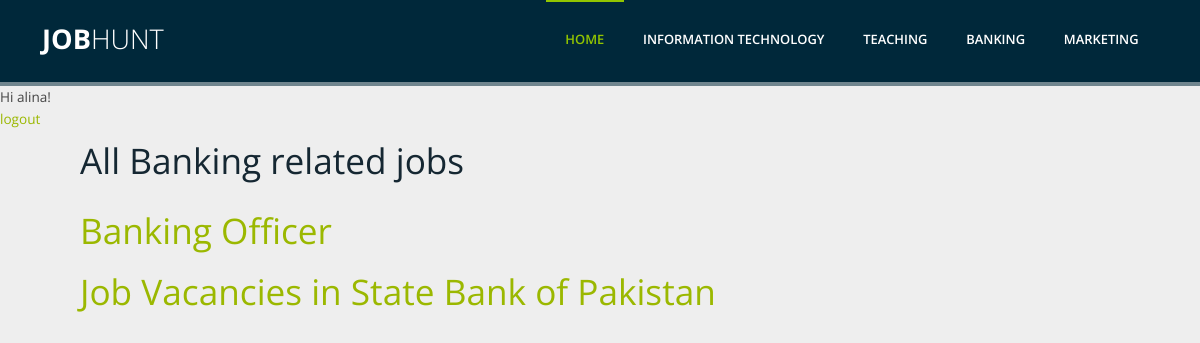
Page /category/banking/ (signed in) on the committed database.
### project/models.py (models this page shows, shortened)
class Post(models.Model):
	title = models.CharField(max_length=500)
	detail = models.TextField()
	category_choices = (
		('IT','IT'),
		('teaching','Teaching'),
		('banking','Banking'),
		('marketing','Marketing'),
	)
	category=models.CharField(max_length=20,choices=category_choices,default='IT',)
	salary = models.IntegerField()
	location=models.CharField(max_length=200,default='islamabad',)
	contact=models.CharField(max_length=200,default='000-0000000',)
	email=models.CharField(max_length=200,default='abc@mail.com',)

### project/views.py (the view)
# urls.py: path('category/banking/',views.Banking.as_view(),name='banking'),
class Banking(ListView):
	model=Post
	template_name='banking.html'

### templates/banking.html
{% extends 'base.html' %}
{% block content %}
<h2 style="padding-left: 80px; padding-bottom:10px;"> All Banking related jobs </h2>
	{% for post in object_list %}
	{% ifequal post.category 'banking' %}
	<div class="post-entry" style="margin-top: 15px;
	margin-bottom: 10px;
	margin-right: 150px;
	margin-left: 80px;">
		<h2><a href="{% url 'job_detail_banking' post.pk %}">{{ post.title }}</a></h2>
	</div>
	{% endifequal %}
	{% endfor %}
{% endblock content %}

### templates/base.html (shortened to what this page needs)
{% load staticfiles %}
<!DOCTYPE html>
<html lang="en-US">
   <head>
      <link rel="stylesheet" href="{% static 'css/components.css' %}">
      <link rel="stylesheet" href="{% static 'css/responsee.css' %}">
      <link rel="stylesheet" href="{% static 'css/icons.css' %}">
      <link rel="stylesheet" href="{% static 'css/template-style.css' %}">
   </head>
   <body class="size-1140">
      <header>
         <nav>
            <div class="line">
               <div class="s-12 l-2">
                  <p class="logo"><strong>Job</strong>Hunt</p>
               </div>
               <div class="top-nav s-12 l-10">
                  <ul class="right">
                     <li class="active-item"><a href="{% url 'index' %}">Home</a></li>
                     <li><a href="{% url 'it' %}">Information Technology</a></li>
                     <li><a href="{% url 'teaching' %}">Teaching</a></li>
                     <li><a href="{% url 'banking' %}">Banking</a></li>
                     <li><a href="{% url 'marketing' %}">Marketing</a></li>
                  </ul>
               </div>
            </div>
         </nav>
      </header>
	  {% if user.is_authenticated %}
<p>Hi {{ user.username }}!</p>
<p><a href="{% url 'logout' %}">logout</a></p
{% else %}
<p>You are not logged in.</p>
<a href="{% url 'login' %}">login</a>
{% endif %}
<div class="container">
	{% block content %}
	{% endblock content %}
</body>
</html>

### static/css/responsee.css (style rules this page uses)
* { -webkit-box-sizing:border-box; -moz-box-sizing:border-box; box-sizing:border-box; margin:0; }
body { background:none repeat scroll 0 0 #eeeeee; font-size:16px; font-family:"Open Sans",Arial,sans-serif; color:#444; }
h1,h2,h3,h4,h5,h6 { color:#152732; font-weight: normal; line-height: 1.3; margin:0.5rem 0; }
h2 { font-size:2.2rem; }
a, a:link, a:visited, a:hover, a:active { text-decoration:none; color:#9BB800; transition:color 0.20s linear 0s; -o-transition:color 0.20s linear 0s; -ms-transition:color 0.20s linear 0s; -moz-transition:color 0.20s linear 0s; -webkit-transition:color 0.20s linear 0s; }
p,li,dl,blockquote,table,kbd { font-size: 0.85rem; line-height: 1.6; }
b,strong { font-weight:700; }
.size-960 .line,.size-1140 .line,.size-1280 .line,.size-1520 .line { margin:0 auto; padding:0 0.625rem; }
li { padding:0; }
ul,ol { padding-left:1.25rem; }
.size-1140 .line { max-width:71rem; }
nav { display:block; width:100%; background:#152732; }
.line:after, nav:after, .center:after, .box:after, .margin:after, .margin2x:after { clear:both; content:"."; display:block; height:0; line-height:0; overflow: hidden; visibility:hidden; }
.top-nav ul { padding:0; }
.top-nav li { float:left; list-style:none outside none; cursor:pointer; }
.top-nav li a { color:#fff; display:block; font-size:1rem; padding:1.25rem; }
.top-nav .active-item a { background:#2b4c61; }
.aside-nav a,.aside-nav a:link,.aside-nav a:visited,.aside-nav li > ul,.top-nav a,.top-nav a:link,.top-nav a:visited { transition:background 0.20s linear 0s; -o-transition:background 0.20s linear 0s; -ms-transition:background 0.20s linear 0s; -moz-transition:background 0.20s linear 0s; -webkit-transition:background 0.20s linear 0s; }
.line { clear:left; }
.s-1,.s-2,.s-five,.s-3,.s-4,.s-5,.s-6,.s-7,.s-8,.s-9,.s-10,.s-11,.s-12,.m-1,.m-2,.m-five,.m-3,.m-4,.m-5,.m-6,.m-7,.m-8,.m-9,.m-10,.m-11,.m-12,.l-1,.l-2,.l-five,.l-3,.l-4,.l-5,.l-6,.l-7,.l-8,.l-9,.l-10,.l-11,.l-12,.xl-1,.xl-2,.xl-five,.xl-3,.xl-4,.xl-5,.xl-6,.xl-7,.xl-8,.xl-9,.xl-10,.xl-11,.xl-12,.xxl-1,.xxl-2,.xxl-five,.xxl-3,.xxl-4,.xxl-5,.xxl-6,.xxl-7,.xxl-8,.xxl-9,.xxl-10,.xxl-11,.xxl-12 { float:left; position:static; }
.s-12 { width:100%; }
.l-2 { width:16.6666%; }
.l-10 { width:83.3333%; }
.right { float:right; }
@media screen and (max-width:1366px) { .size-960,.size-1140,.size-1280,.size-1520 { max-width:1366px; } }
@media screen and (max-width:1366px) { .s-12 { width:100% } }
@media screen and (max-width:1366px) { .l-2 { width:16.6666%; } }
@media screen and (max-width:1366px) { .l-10 { width:83.3333%; } }

### static/css/template-style.css (style rules this page uses)
nav { background: none repeat scroll 0 0 #00283a; }
header { border-bottom: 4px solid rgba(0, 40, 58, 0.53); width: 100%; z-index: 10; }
p.logo { color: #fff; font-size: 1.7em; font-weight: 300; position: relative; text-transform: uppercase; top: 0.625em; }
p.logo strong { font-weight: 700; }
.top-nav li a { border-top: 2px solid #00283a; color: #fff; font-size: 0.95em; font-weight: 600; padding: 2.1em 1.5em 2.5em; text-transform: uppercase; transition: all 0.20s linear 0s; -o-transition: all 0.20s linear 0s; -ms-transition: all 0.20s linear 0s; -moz-transition: all 0.20s linear 0s; -webkit-transition: all 0.20s linear 0s; }
.top-nav li a:hover, .top-nav li.active-item a { background: none repeat scroll 0 0 #00283a; border-top: 2px solid #92c500; color: #92c500; position: relative; }

### rows in the picture
Post: title "Banking Officer"
Post: title "Job Vacancies in State Bank of Pakistan"

### other values in the picture
{{ user.username }} "alina"
